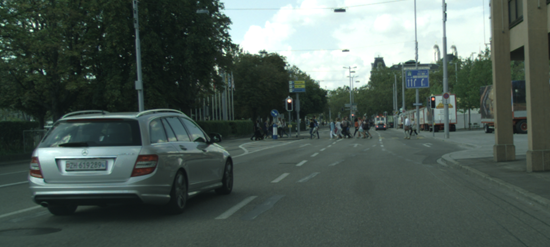
#> input picture SGM/img/image.png, 550 x 247 px
$ python SGM.py --left_image img/image.png --right_image img/image.png   (older library calls are emulated)
#> lines starting #> are read from the running program, lines starting #| are printed output that depends on the picture
import cv2
import numpy as np
from numba import jit
import time
import argparse
from scipy.ndimage import median_filter
# 计算 x 和 y 方向上的 Sobel 梯度

def compute_gradient(image):
    grad_x = cv2.Sobel(image, cv2.CV_16S, 1, 0, ksize=3)
    grad_y = cv2.Sobel(image, cv2.CV_16S, 0, 1, ksize=3)

    # 计算梯度幅值
    gradient = cv2.addWeighted(cv2.convertScaleAbs(grad_x), 0.5,
                               cv2.convertScaleAbs(grad_y), 0.5, 0)
    return grad_x, grad_y, gradient*2

@jit(nopython=True)
def census_transform(image):
    height, width = image.shape
    census = np.zeros((height, width), dtype=np.uint8)

    # 对每个像素进行 Census 变换
    for row in range(1, height - 1):
        for col in range(1, width - 1):
            center = image[row, col]
            bit_string = 0
            for r in range(-1, 2):
                for c in range(-1, 2):
                    if r == 0 and c == 0:
                        continue
                    bit_string <<= 1
                    if image[row + r, col + c] < center:
                        bit_string |= 1
            census[row, col] = bit_string

    return census

@jit(nopython=True)
def exponential_cost(value):

    # 模拟 exponentialCost 函数
    value=abs(value)
    if value >= 32:
        return 0
    elif 0 <= value < 0.125:
        return -0.875 * value + 1
    elif 0.125 <= value < 0.25:
        return -0.8125 * value + 0.9375
    elif 0.25 <= value < 0.5:
        return -0.6875 * value + 0.9375
    elif 0.5 <= value < 1:
        return -0.4375 * value + 0.8125
    elif 1 <= value < 1.5:
        return -0.25 * value + 0.625
    elif 1.5 <= value < 2:
        return -0.125 * value + 0.4375
    elif 2 <= value < 3:
        return -0.0625 * value + 0.25
    elif 3 <= value < 4:
        return -0.03125 * value + 0.140625
    elif 4 <= value < 5:
        return 0.0625
    elif 5 <= value < 6:
        return 0.015625
    return 0

@jit(nopython=True)
def hamming_trans(xor):
    distance=0
    while xor>0:
        distance+=xor&1
        xor>>=1
    return distance

@jit(nopython=True)
def hamming_trans_all(array):
    cases=np.array([1,0.9375,0.875,0.828125,0.765625,0.71875,0.671875,0.640625,0.59375])
    rows,cols=array.shape
    results=np.zeros_like(array,dtype=np.float32)
    for row in range(rows):
        for col in range(cols):
            index=hamming_trans(array[row,col])
            results[row,col]=cases[index]
    return results

@jit(nopython=True)
def grad_cost(grad,Grad):
    rows,cols=grad.shape
    results=np.zeros_like(grad,dtype=np.float32)
    for row in range(rows):
        for col in range(cols):
            cost_exponent=-(grad[row,col]/float(Grad))
            results[row,col]=exponential_cost(cost_exponent)
    return results

@jit(nopython=True)
def calculate_pixel_cost_all(leftimage_grad, rightimage_grad,
                         left_grad_x, left_grad_y, right_grad_x, right_grad_y,
                         disparity_range, Grad, Ctg, Window_Size):
    # 处理左图和右图，得到 Census 图像
    left_census = census_transform(leftimage_grad)
    right_census = census_transform(rightimage_grad)

    img_height, img_width = leftimage_grad.shape
    cost_matrix_left = np.full((img_height, img_width, disparity_range//4),Window_Size*Window_Size,dtype=np.float32)
    index_matrix_left = np.zeros((img_height, img_width, disparity_range//4),dtype=np.float32)
    cost_matrix_right = np.full((img_height, img_width, disparity_range//4),Window_Size*Window_Size,dtype=np.float32)
    index_matrix_right = np.zeros((img_height, img_width, disparity_range//4),dtype=np.float32)

    bit = 3
    num_bit=(2 ** bit)


    # print("calculatePixelCost for left......")
    final_cost_left=np.zeros((img_height, img_width, disparity_range),dtype=np.float32)
    hamming_cost_left=hamming_trans_all(left_census^right_census)
    gradient_cost_left=grad_cost(np.abs(left_grad_x-right_grad_x)+np.abs(left_grad_y-right_grad_y),Grad)
    cost_temp=(2-hamming_cost_left-gradient_cost_left)*num_bit
    final_cost_left[:,:,0]=(cost_temp.astype(np.uint16)).astype(np.float32)/ num_bit

    for i in range(1,disparity_range):
        hamming_cost_left = hamming_trans_all(left_census[:,i:] ^ right_census[:,:-i])
        gradient_cost_left=grad_cost(np.abs(left_grad_x[:,i:]-right_grad_x[:,:-i])+np.abs(left_grad_y[:,i:]-right_grad_y[:,:-i]),Grad)
        cost_temp=(2-hamming_cost_left-gradient_cost_left)* num_bit
        final_cost_left[:,i:,i]=(cost_temp.astype(np.uint16)).astype(np.float32)/ num_bit

    for i in range(img_height):
        for j in range(3,img_width):
            if j < 256:
                valid_range=(j+1)//4
            else:
                valid_range=disparity_range//4

            for k in range(valid_range):
                temp = 4 * k
                cost=[final_cost_left[i,j,temp],
                      final_cost_left[i,j,temp+1],
                      final_cost_left[i,j,temp+2],
                      final_cost_left[i,j,temp+3]]

                # 找到最小代价并保存
                min_cost = min(cost)
                min_index = cost.index(min_cost)

                index_matrix_left[i,j,k] = min_index
                cost_matrix_left[i,j,k] = min_cost

    # print("calculatePixelCost for right......")
    for i in range(img_height):
        for j in range(img_width-3):
            if j > img_width-256:
                valid_range=(img_width-j)//4
            else:
                valid_range=disparity_range // 4

            for k in range(valid_range):
                temp = 4 * k
                col = j + temp

                cost = [final_cost_left[i,col,temp],
                        final_cost_left[i,col+1,temp+1],
                        final_cost_left[i,col+2,temp+2],
                        final_cost_left[i,col+3,temp+3]]

                # 找到最小代价并保存
                min_cost = min(cost)
                min_index = cost.index(min_cost)

                index_matrix_right[i,j,k] = min_index
                cost_matrix_right[i,j,k] = min_cost
    return index_matrix_left, cost_matrix_left,index_matrix_right, cost_matrix_right

# [326 lines left out: functions aggregate_cost, aggregate_costs_0, find_min, aggregate_costs_135, compute_disparity, left_right_check_window and 4 more, not called in this run]

def SGM(left_image_path,right_image_path,output_path,disparity_range=256,
        Grad=32,Ctg=16,Window_Size=3,LARGE_PENALTY=1,SMALL_PENALTY=0.3,filling=True,downsample=False,
        height_new=240,width_new=640,cut_height=0,cut_width=0):

    left_image = cv2.imread(left_image_path, cv2.IMREAD_GRAYSCALE)
    right_image = cv2.imread(right_image_path, cv2.IMREAD_GRAYSCALE)
    if left_image is None or right_image is None:
        raise FileNotFoundError("Could not open or find the images.")


    left_image_blur = cv2.blur(left_image, (3,3))
    right_image_blur = cv2.blur(right_image, (3,3))


    left_grad_x, left_grad_y, gradient_left = compute_gradient(left_image_blur)
    right_grad_x, right_grad_y, gradient_right = compute_gradient(right_image_blur)

    index_left, cost_volume_left, index_right, cost_volume_right = calculate_pixel_cost_all(gradient_left, gradient_right,
                              left_grad_x, left_grad_y, right_grad_x, right_grad_y,
                              disparity_range, Grad, Ctg, Window_Size)

    rows,cols=left_image.shape
    # print("Aggregating costs for left......")
    aggregated_cost0 = aggregate_costs_0(rows, cols, disparity_range, cost_volume_left, LARGE_PENALTY,  SMALL_PENALTY)
    aggregated_cost135 = aggregate_costs_135(rows, cols, disparity_range, cost_volume_left, LARGE_PENALTY,  SMALL_PENALTY)
    aggregated_cost_left=aggregated_cost0+aggregated_cost135
    # print("Aggregating costs for right......")
    aggregated_cost0_r = aggregate_costs_0(rows, cols, disparity_range, cost_volume_right, LARGE_PENALTY,  SMALL_PENALTY)
    aggregated_cost135_r = aggregate_costs_135(rows, cols, disparity_range, cost_volume_right, LARGE_PENALTY,  SMALL_PENALTY)
    aggregated_cost_right=aggregated_cost0_r+aggregated_cost135_r

    # print("Computing disparity.........")
    disparity_map = compute_disparity(aggregated_cost_left, rows, cols, disparity_range, index_left)
    disparity_map_r = compute_disparity(aggregated_cost_right, rows, cols, disparity_range, index_right)


    occlusion, mismatches, disparity_map_hole=left_right_check_window(disparity_map, disparity_map_r, 5)

    # cv2.imwrite(output_path, np.uint16(disparity_map_hole*256))
    if (filling):
        disparity_final=filling2(disparity_map, disparity_map_r, occlusion, mismatches)
        disparity_final=np.uint16(disparity_final)
        cv2.imwrite(output_path+'filling.png', disparity_final*256)
        disparity_final_blur = median_filter(disparity_final, size=11)
        cv2.imwrite(output_path+'filling_blur.png', disparity_final_blur*256)
    else:
        disparity_final2=filling_window2(disparity_map, disparity_map_r, occlusion, mismatches,3)
        disparity_final2=np.uint16(disparity_final2)
        cv2.imwrite(output_path+'filling_window.png', disparity_final2*256)
        disparity_final_blur2 = median_filter(disparity_final2, size=11)
        cv2.imwrite(output_path+'filling_window_blur.png', disparity_final_blur2*256)
    if downsample:
        print("Downsampling.........")
        down=downsample_func(disparity_final_blur*256, height_new, width_new, cut_height, cut_width)
        cv2.imwrite(output_path+'downsampled.png', down)

def main():
    parser = argparse.ArgumentParser(description="SGM (Semi-Global Matching) Stereo Matching")
    # Add arguments
    parser.add_argument('--left_image', type=str, default='./img/left.bmp', help="左图像的路径 (默认：./img/left.bmp)")
    parser.add_argument('--right_image', type=str, default='./img/right.bmp', help="右图像的路径 (默认：./img/right.bmp)")
    parser.add_argument('--output_path', type=str, default='./img/', help="输出图像的路径 (默认：./img/)")
    parser.add_argument('--disparity_range', type=int, default=128, help="视差范围 (默认：128)")
    parser.add_argument('--Grad', type=int, default=32, help="梯度参数 (默认：32)")
    parser.add_argument('--Ctg', type=int, default=16, help="Ctg 参数 (默认：16)")
    parser.add_argument('--Window_Size', type=int, default=3, help="窗口大小 (默认：3)")
    parser.add_argument('--LARGE_PENALTY', type=float, default=1.0, help="大惩罚值 (默认：1.0)")
    parser.add_argument('--SMALL_PENALTY', type=float, default=0.3, help="小惩罚值 (默认：0.3)")
    parser.add_argument('--filling', type=str, default='filling', help="填充方法 (默认：filling)")
    parser.add_argument('--downsample', type=bool, default=False, help="是否降采样 (默认：False)")
    parser.add_argument('--height_new', type=int, default=240, help="降采样高度 (默认：240)")
    parser.add_argument('--width_new', type=int, default=640, help="降采样宽度 (默认：640)")
    parser.add_argument('--cut_height', type=int, default=0, help="裁剪高度 (默认：0)")
    parser.add_argument('--cut_width', type=int, default=0, help="裁剪宽度 (默认：0)")
    args = parser.parse_args()
    print(vars(args))
    # Call SGM with parsed arguments
    filling=(args.filling=='filling')
    start_time = time.time()
    SGM(args.left_image, args.right_image, args.output_path, args.disparity_range, args.Grad,
        args.Ctg, args.Window_Size, args.LARGE_PENALTY, args.SMALL_PENALTY,filling,args.downsample,
        args.height_new,args.width_new,args.cut_height,args.cut_width)
#> in SGM, `left_image = cv2.imread(left_image_path, cv2.IMREAD_GRAYSCALE)`:
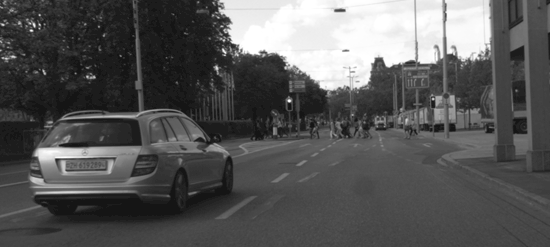
#> left_image: shape (247, 550); min 20, max 255, mean 87.1
#> in compute_gradient, `grad_x = cv2.Sobel(image, cv2.CV_16S, 1, 0, ksize=3)`:
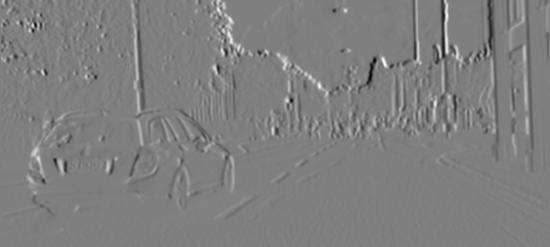
#> grad_x: shape (247, 550) int16; min -444, max 446, mean 0.2; drawn with min black and max white
#> in compute_gradient, `grad_y = cv2.Sobel(image, cv2.CV_16S, 0, 1, ksize=3)`:
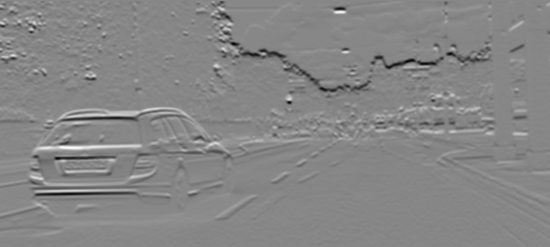
#> grad_y: shape (247, 550) int16; min -500, max 444, mean -2.4; drawn with min black and max white
#> in compute_gradient, `gradient = cv2.addWeighted(cv2.convertScaleAbs(grad_x), 0.5, cv2.conve..`:
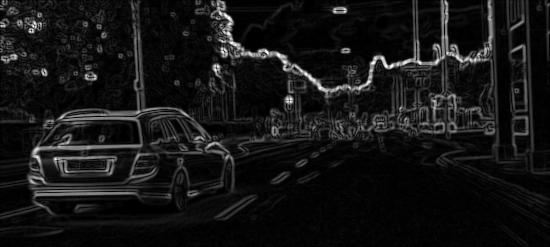
#> gradient: shape (247, 550); min 0, max 255, mean 21
#> in SGM, `left_grad_x, left_grad_y, gradient_left = compute_gradient(left_image_..`:
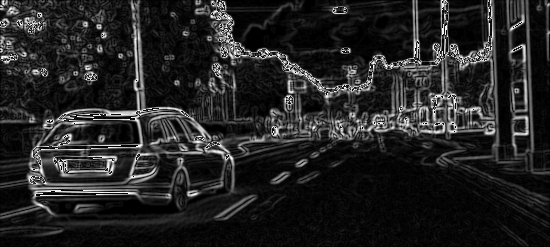
#> gradient_left: shape (247, 550); min 0, max 254, mean 36
    end_time = time.time()
    exe_time = end_time - start_time
    print(f"Total time: {exe_time} seconds")

if __name__=="__main__":
#> (the run stopped early here; a loop or call above may not have finished)
